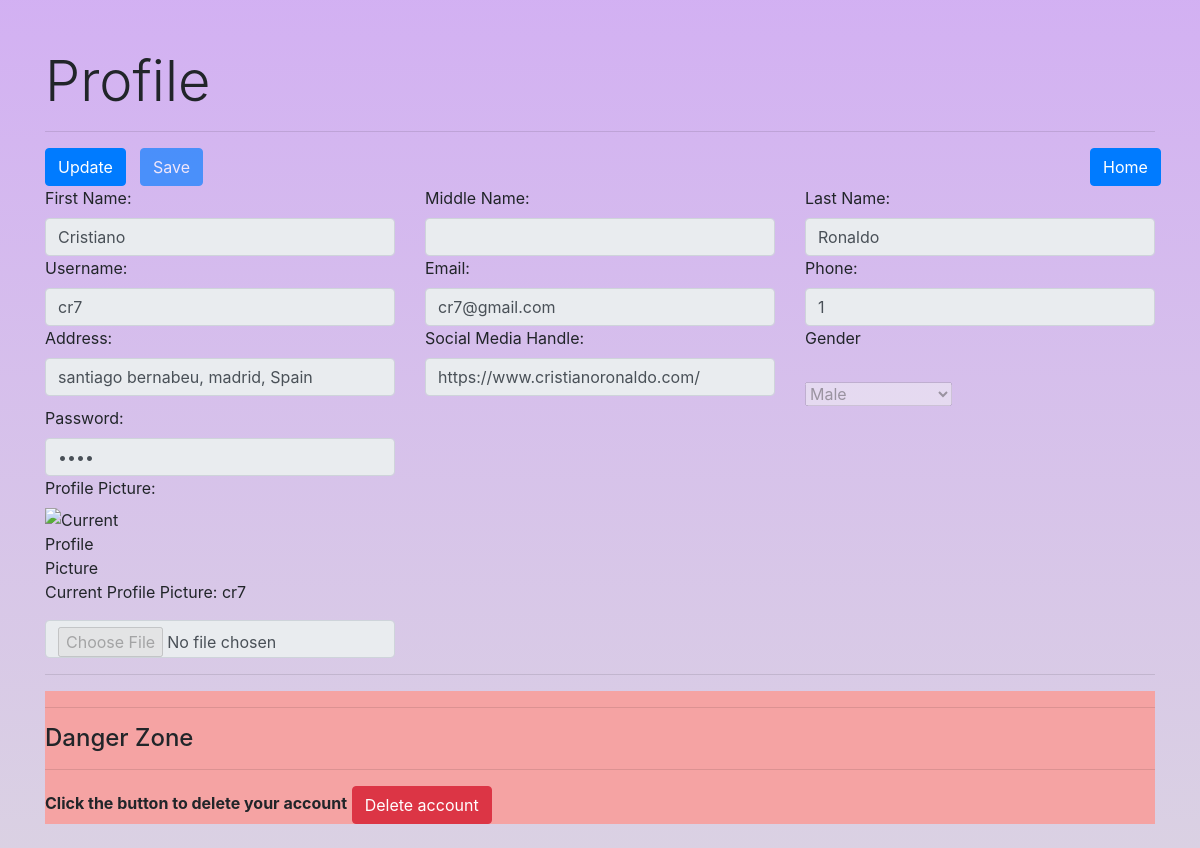
/influencer/cr7/profile, run on the app's committed database.
### confluence-flask/application/models.py (models this page shows)
class Influencers(db.Model):
    __tablename__ = 'influencers'
    id = db.Column(db.Integer, primary_key=True, autoincrement=True)
    username = db.Column(db.String(100),  nullable=False)
    Fname = db.Column(db.String(100), nullable=False)
    Mname = db.Column(db.String(100), nullable=True)
    Lname = db.Column(db.String(100), nullable=True)
    gender = db.Column(db.String(50), nullable=False)
    address = db.Column(db.String, nullable=False)
    email = db.Column(db.String, nullable=False)
    phone = db.Column(db.String(20), nullable=False)
    socialmedia = db.Column(db.String(100), nullable=False)
    profilePic = db.Column(db.String, nullable=True)
    password = db.Column(db.String(100), nullable=False)
    accounts = db.relationship('InfluencerAccounts', backref='influencer', cascade="all, delete-orphan")

### confluence-flask/application/controller.py (the view)
@main_bp.route('/influencer/<username>/profile')
def influencer_profile(username):
    influencer = Influencers.query.filter_by(username=username).first()
    return render_template('influencer_profile.html', influencer=influencer)

### confluence-flask/application/templates/influencer_profile.html (shortened to what this page needs)
<!DOCTYPE html>
<html lang="en">
<head>
    <link href="https://stackpath.bootstrapcdn.com/bootstrap/4.5.2/css/bootstrap.min.css" rel="stylesheet">
    <link rel="stylesheet" href="{{ url_for('static',filename='light_basic.css') }}">
</head>
<body>
    <div class="container mt-5">
        <div class="jumbotron-fluid">
            <h1 class="display-4">Profile</h1>
        </div>
        <hr>
        <form id="profileForm" action="/influencer/{{influencer.username}}/update" method="POST" enctype="multipart/form-data">
            <div class="row">
                <div class="col-md-1">
                    <button type="button" id="updateBtn" class="btn btn-primary">Update</button>
                </div>
                <div class="col-md-4">
                    <button type="button" id="saveBtn" class="btn btn-primary" disabled>Save</button>
                </div>
                <div class="col-md-6">
                </div>
                <div class="col-md-1">
                    <a href="/influencer/{{influencer.username}}" class="btn btn-primary">Home</a>
                </div>
            </div>
            <div class="row">
                <div class="col-md-4">
                    <label for="Fname">First Name:</label>
                    <input type="text" class="form-control" id="Fname" name="Fname" value="{{influencer.Fname}}" disabled>
                </div>
                <div class="col-md-4">
                    <label for="Mname">Middle Name:</label>
                    <input type="text" class="form-control" id="Mname" name="Mname" value="{{influencer.Mname}}" disabled>
                </div>
                <div class="col-md-4">
                    <label for="Lname">Last Name:</label>
                    <input type="text" class="form-control" id="Lname" name="Lname" value="{{influencer.Lname}}" disabled>
                </div>
            </div>
            <div class="row">
                <div class="col-md-4">
                    <label for="username">Username:</label>
                    <input type="text" class="form-control" id="username" name="username" value="{{influencer.username}}" required disabled>
                </div>
                <div class="col-md-4">
                    <label for="email">Email:</label>
                    <input type="email" class="form-control" id="email" name="email" value="{{influencer.email}}" required disabled>
                </div>
                <div class="col-md-4">
                    <label for="phone">Phone:</label>
                    <input type="text" class="form-control" id="phone" name="phone" value="{{influencer.phone}}" required disabled>
                </div>
            </div>
            <div class="row">
                <div class="col-md-4">
                    <label for="address">Address:</label>
                    <input type="text" class="form-control" id="address" name="address" value="{{influencer.address}}" required disabled>
                </div>
                <div class="col-md-4">
                    <label for="socialmedia">Social Media Handle:</label>
                    <input type="text" class="form-control" id="socialmedia" name="socialmedia" value="{{influencer.socialmedia}}" required disabled>
                </div>
                <div class="col-md-4">
                    <label for="gender" class="form-label">Gender</label><br>
                    <select class="form-select" id="gender" name="gender" disabled>
                        <option value="male" {% if influencer.gender == 'male' %}selected{% endif %}>Male</option>
                    </select>
                </div>
            </div>
            <div class="row">
                <div class="col-md-4">
                    <label for="password">Password:</label>
                    <input type="password" class="form-control" id="password" name="password" value="{{influencer.password}}" required disabled>
                </div>
            </div>
            <div class="row">
                <div class="col-md-4">
                    <label for="profilePic">Profile Picture:</label>
                    {% if influencer.profilePic %}
                        <div>
                            <img src="{{ url_for('static', filename='uploads/influencers/' + influencer.profilePic) }}" alt="Current Profile Picture" style="max-width: 100px; max-height: 100px;">
                            <p>Current Profile Picture: {{ influencer.profilePic }}</p>
                        </div>
                    {% endif %}
                    <input type="file" class="form-control" id="profilePic" name="profilePic" disabled>
                </div>
            </div>
        </form>
        <hr>
        <div style="background-color: hsl(0, 80%, 80%);">
            <div class="row">
                <div class="col-md-12">
                    <hr>
                    <h4>Danger Zone</h4>
                    <hr>
                </div>
            </div>
            <div class="row">
                <div class="col-md-6">
                    <strong>Click the button to delete your account</strong>
                    <a href="/influencer/{{influencer.username}}/delete" class="btn btn-danger">Delete account</a>
                </div>
            </div>
        </div>
    </div>
</body>
</html>

### confluence-flask/application/static/light_basic.css (style rules this page uses)
html, body { height: 100%; margin: 0; background-image: linear-gradient(rgba(144, 59, 224, 0.4), rgb(163, 140, 185,0.4)); background-repeat: no-repeat; background-attachment: fixed; width: 100%; }
.form-label { text-align: left; display: block; }
.form-control { text-align: left; }

### data on the page
Influencers: Fname "Cristiano", Lname "Ronaldo", username "cr7", email "cr7@gmail.com", phone "1", address "santiago bernabeu, madrid, Spain", socialmedia "https://www.cristianoronaldo.com/", gender "Male", profilePic "cr7"
